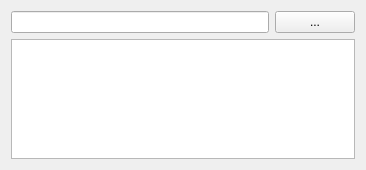
<?xml version="1.0" encoding="UTF-8"?>
<ui version="4.0">
 <class>QImageBrowser</class>
 <widget class="QWidget" name="QImageBrowser">
  <property name="geometry">
   <rect>
    <x>0</x>
    <y>0</y>
    <width>366</width>
    <height>170</height>
   </rect>
  </property>
  <property name="windowTitle">
   <string>Form</string>
  </property>
  <layout class="QGridLayout" name="gridLayout">
   <item row="0" column="0">
    <layout class="QVBoxLayout" name="verticalLayout">
     <item>
      <layout class="QHBoxLayout" name="horizontalLayout">
       <item>
        <widget class="QLineEdit" name="lineEdit"/>
       </item>
       <item>
        <widget class="QPushButton" name="pushButton">
         <property name="text">
          <string>...</string>
         </property>
        </widget>
       </item>
      </layout>
     </item>
     <item>
      <widget class="QListView" name="listView"/>
     </item>
    </layout>
   </item>
  </layout>
 </widget>
 <resources/>
 <connections/>
</ui>
